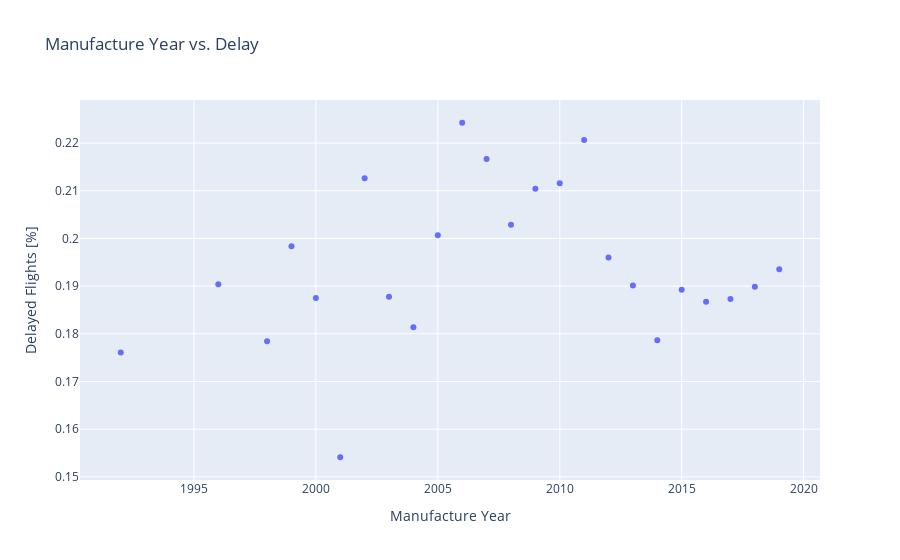

The code cell stored with this chart in its notebook:
### Code cell
fig = px.scatter(delays_by_manufacture_year_df[delays_by_manufacture_year_df['count'] > 10000], 
                    x = 'manufacture_year',
                    y = 'mean',
                    title= 'Manufacture Year vs. Delay'
                   )

fig.update_xaxes(title_text='Manufacture Year')

fig.update_yaxes(title_text='Delayed Flights [%]')

fig.show()

### Figure 1 — Plotly figure (JSON) as saved in the notebook; plotly's stock layout.template omitted (floating-point values rounded to 4 significant figures)
{"data": [{"hovertemplate": "manufacture_year=%{x}<br>mean=%{y}<extra></extra>", "legendgroup": "", "marker": {"color": "#636efa", "symbol": "circle"}, "mode": "markers", "name": "", "orientation": "v", "showlegend": false, "type": "scatter", "x": [1992, 1996, 1998, 1999, 2000, 2001, 2002, 2003, 2004, 2005, 2006, 2007, 2008, 2009, 2010, 2011, 2012, 2013, 2014, 2015, 2016, 2017, 2018, 2019], "xaxis": "x", "y": [0.1761, 0.1904, 0.1785, 0.1984, 0.1875, 0.1541, 0.2126, 0.1878, 0.1814, 0.2007, 0.2243, 0.2166, 0.2029, 0.2104, 0.2116, 0.2206, 0.196, 0.1901, 0.1787, 0.1892, 0.1867, 0.1873, 0.1899, 0.1935], "yaxis": "y"}], "layout": {"legend": {"tracegroupgap": 0}, "title": {"text": "Manufacture Year vs. Delay"}, "xaxis": {"anchor": "y", "domain": [0, 1], "title": {"text": "Manufacture Year"}}, "yaxis": {"anchor": "x", "domain": [0, 1], "title": {"text": "Delayed Flights [%]"}}}}
